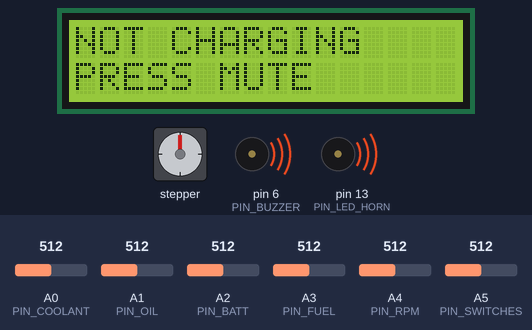
A sketch run on a simulated Arduino Uno, built with avr-gcc and run on an emulated ATmega328P. Shown: stepper motor, 16×2 character LCD, buzzer (waves = sounding, pin HIGH). Wiring (inferred from the names in the program): stepper motor (2048 steps per turn assumed): coils pin 2, pin 3, pin 4, pin 5. The inputs (shaded band) are chosen by the test bench; at power-on: A2 (PIN_BATT) = 512, A0 (PIN_COOLANT) = 512, A5 (PIN_SWITCHES) = 512, A1 (PIN_OIL) = 512, A3 (PIN_FUEL) = 512, A4 (PIN_RPM) = 512. What the sketch prints to the serial monitor is not drawn.

Above: at 1.5 s.
1.6 s: A2 (PIN_BATT) set to 665
4.6 s: A2 (PIN_BATT) set to 690
At 6.5 s:
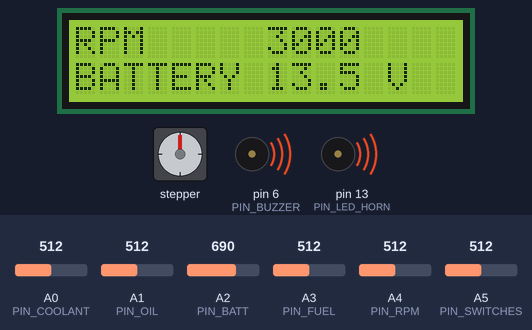
7.6 s: A0 (PIN_COOLANT) set to 434
At 10.0 s:
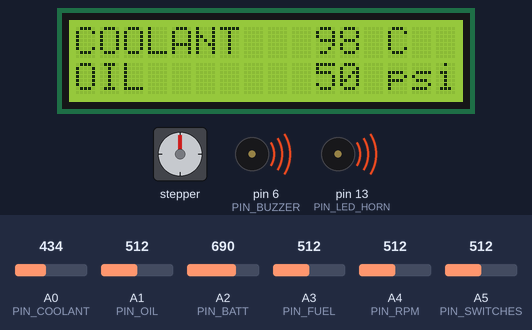
10.6 s: A0 (PIN_COOLANT) set to 411
At 13.3 s:
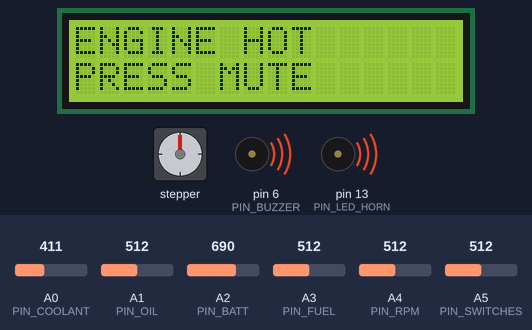
13.6 s: A5 (PIN_SWITCHES) set to 594
15.1 s: A5 (PIN_SWITCHES) set to 619
At 16.9 s:
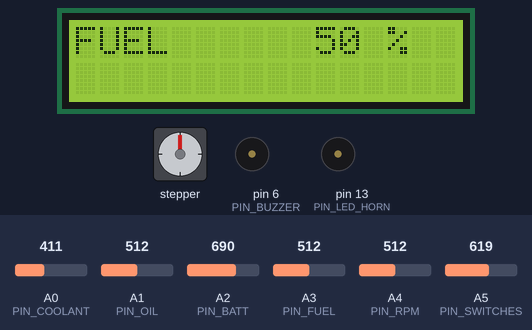
Timing chart, 0 to 18.4 s (numbered marks = the images above; inputs shaded):
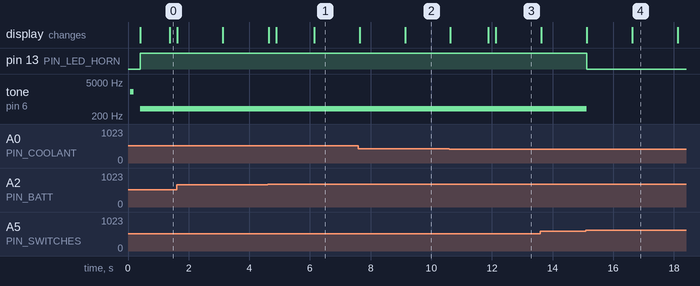

Measured:
- the behaviour switches between 675 and 676 on A2 (PIN_BATT) (found by bisection; images 0 and 1)
- the behaviour switches between 421 and 420 on A0 (PIN_COOLANT) (found by bisection; images 2 and 3)
- the behaviour switches between 607 and 608 on A5 (PIN_SWITCHES) (found by bisection; images 3 and 4)
- after the input at 4.6 s, the display: first differs from a run without the input after 0.28 s (image 1 shows a later state)
- after the input at 15.1 s, pin 13 (PIN_LED_HORN): HIGH → LOW at once; tone on pin 6 (PIN_BUZZER): 400 Hz → silent at once; the display: first changes at once (image 4 shows a later state)

The sketch:

jeep-dash-sim.ino
```cpp
// Jeep dash simulator for Tinkercad Circuits (Arduino Uno R3).
//
// Stands in for the ESP32-S3 JeepDash from the guide: five gauges, the alarms and the buzzer.
// It also has dash switches for the hazard lights, fog lights and a few accessories. There are no
// headlight, brake or turn signal circuits in it.
// Potentiometers play the sensors, push buttons play the switches, LEDs play the loads.
// Wiring and a test script: docs/tinkercad/README.md
//
// Values marked "guide" come from the JeepDash calibration defaults and the charging notes.
// Values marked "assumed" are not in the guide, so change them freely.

#include <LiquidCrystal.h>

// ------------------------------------------------------------------ pins
const uint8_t PIN_COOLANT = A0;
const uint8_t PIN_OIL     = A1;
const uint8_t PIN_BATT    = A2;
const uint8_t PIN_FUEL    = A3;
const uint8_t PIN_RPM     = A4;
const uint8_t PIN_SWITCHES = A5;   // all six buttons share this pin through a resistor ladder
const uint8_t PIN_LED_HAZARD = 2;
const uint8_t PIN_LED_FOG    = 3;
const uint8_t PIN_LED_BAR    = 4;
const uint8_t PIN_LED_WIPER  = 5;
const uint8_t PIN_BUZZER     = 6;
const uint8_t PIN_LED_HORN   = 13;

LiquidCrystal lcd(12, 11, 10, 9, 8, 7);   // RS, E, D4, D5, D6, D7

// ------------------------------------------------------------------ settings
// guide: JeepDash calibration defaults
const float NTC_R25      = 10000.0;   // coolant sensor ohms at 25 C
const float NTC_BETA     = 3950.0;
const float NTC_PULLUP   = 1000.0;    // ohms from the supply to the sensor junction
const float OIL_PSI_MAX  = 100.0;     // 0.5-4.5 V transducer
const float FUEL_V_EMPTY = 7.0;       // sender wire volts, the guide's "not measured yet" defaults
const float FUEL_V_FULL  = 1.0;
const float TEMP_WARN_C  = 100.0;
const unsigned long FAULT_HOLD_MS = 3000;   // "OIL SENSOR?" appears after 3 seconds

// guide: charging notes (below about 13.2 V at idle, above about 14.8 V is a bad regulator)
const float BATT_LOW_V  = 13.2;
const float BATT_HIGH_V = 14.8;

// assumed
const float OIL_WARN_PSI       = 10.0;
const int   ENGINE_RUNNING_RPM = 500;
const int   PULSES_PER_REV     = 2;      // 4 cylinders, one coil: two sparks per revolution
const unsigned long ALARM_HOLD_MS = 1000;
const int   HORN_HZ = 400;

// What a full turn of each potentiometer stands for. The real build divides 12 V down for the
// ESP32 ADC; the Uno reads up to 5 V, so the simulator just rescales instead.
const float ADC_VREF       = 5.0;
const float BATT_POT_MAX_V = 20.0;
const float FUEL_POT_MAX_V = 8.0;
const int   RPM_POT_MAX    = 6000;

const unsigned long FLASH_HALF_MS = 330;    // hazard flasher, about 90 flashes a minute
const unsigned long PAGE_MS       = 1500;   // how long each LCD page stays up

// ------------------------------------------------------------------ switches
// Six push buttons on one analog pin. Each button joins the pin to ground through its own
// resistor, with a 10k pull-up to 5V, so each one gives a different voltage.
enum { SW_NONE, SW_HAZARD, SW_FOG, SW_BAR, SW_WIPER, SW_HORN, SW_MUTE, SW_COUNT };
const long LADDER_PULLUP = 10000;
const long LADDER_OHMS[SW_COUNT - 1] = { 0, 1000, 2200, 4700, 10000, 22000 };

// Which button is down, from the raw reading: the nearest expected value wins
uint8_t decodeSwitch(int raw) {
  uint8_t best = SW_NONE;
  int bestGap = 1023 - raw;   // distance from "nothing pressed"
  for (uint8_t i = 0; i < SW_COUNT - 1; i++) {
    int expect = (int)(1023L * LADDER_OHMS[i] / (LADDER_PULLUP + LADDER_OHMS[i]));
    int gap = abs(raw - expect);
    if (gap < bestGap) { bestGap = gap; best = i + 1; }
  }
  return best;
}

uint8_t swRaw = SW_NONE;        // what the pin says right now
uint8_t swHeld = SW_NONE;       // the debounced button
uint8_t swPressed = SW_NONE;    // set for one loop when a button goes down
unsigned long swChangedAt = 0;

bool hazard = false;
bool fog = false;
bool lightBar = false;
bool wipers = false;
bool horn = false;              // only while the horn button is held
bool muted = false;

void updateSwitches() {
  uint8_t now = decodeSwitch(analogRead(PIN_SWITCHES));
  if (now != swRaw) { swRaw = now; swChangedAt = millis(); }
  swPressed = SW_NONE;
  if (swRaw != swHeld && millis() - swChangedAt >= 30) {
    swHeld = swRaw;
    if (swHeld != SW_NONE) swPressed = swHeld;
  }
  horn = swHeld == SW_HORN;

  if (swPressed == SW_HAZARD) hazard = !hazard;
  if (swPressed == SW_FOG)    fog = !fog;
  if (swPressed == SW_BAR)    lightBar = !lightBar;
  if (swPressed == SW_WIPER)  wipers = !wipers;
}

// ------------------------------------------------------------------ sensors
struct Readings {
  float tempC;  bool tempFault;
  float oilPsi; bool oilFault;
  int   rpm;
  float battV;
  float fuelV;  int fuelPct;
};
Readings r = { 0, false, 0, false, 0, 0, 0, 0 };

int readAvg(uint8_t pin) {
  long sum = 0;
  for (uint8_t i = 0; i < 8; i++) sum += analogRead(pin);
  return (int)(sum / 8);
}

void readSensors() {
  // Coolant: NTC to ground under a pull-up. An unplugged sensor pulls the junction to the rail.
  int c = readAvg(PIN_COOLANT);
  r.tempFault = c < 20 || c > 1003;
  if (!r.tempFault) {
    float v = c * ADC_VREF / 1023.0;
    float ohms = NTC_PULLUP * v / (ADC_VREF - v);
    r.tempC = 1.0 / (1.0 / 298.15 + log(ohms / NTC_R25) / NTC_BETA) - 273.15;
  }

  // Oil: 0.5-4.5 V is 0 to OIL_PSI_MAX. Outside 0.25-4.75 V the sensor is unplugged or shorted.
  float ov = readAvg(PIN_OIL) * ADC_VREF / 1023.0;
  r.oilFault = ov < 0.25 || ov > 4.75;
  r.oilPsi = constrain((ov - 0.5) / 4.0 * OIL_PSI_MAX, 0.0, OIL_PSI_MAX);

  r.battV = readAvg(PIN_BATT) * BATT_POT_MAX_V / 1023.0;

  r.fuelV = readAvg(PIN_FUEL) * FUEL_POT_MAX_V / 1023.0;
  r.fuelPct = (int)constrain((r.fuelV - FUEL_V_EMPTY) / (FUEL_V_FULL - FUEL_V_EMPTY) * 100.0 + 0.5, 0.0, 100.0);

  // The real build counts coil pulses on the optocoupler. Here a pot sets the RPM directly.
  r.rpm = (int)(((long)readAvg(PIN_RPM) * RPM_POT_MAX / 1023L) / 10L * 10L);
}

// ------------------------------------------------------------------ alarms
enum { AL_OIL_LOW, AL_HOT, AL_NO_CHARGE, AL_OVERCHARGE, AL_OIL_SENSOR, AL_TEMP_SENSOR, AL_COUNT };
const char* const ALARM_TEXT[AL_COUNT] = {
  "LOW OIL PRESSURE", "ENGINE HOT", "NOT CHARGING", "OVERCHARGING", "OIL SENSOR?", "TEMP SENSOR?"
};

bool alarmOn[AL_COUNT];
bool alarmPending[AL_COUNT];
unsigned long alarmSince[AL_COUNT];
uint8_t activeCount = 0;

// An alarm only fires once its condition has held for holdMs, so a blip does not beep.
void setAlarm(uint8_t a, bool cond, unsigned long holdMs) {
  if (!cond) { alarmPending[a] = false; alarmOn[a] = false; return; }
  if (!alarmPending[a]) { alarmPending[a] = true; alarmSince[a] = millis(); }
  if (millis() - alarmSince[a] >= holdMs) alarmOn[a] = true;
}

void evaluateAlarms() {
  bool running = r.rpm >= ENGINE_RUNNING_RPM;
  setAlarm(AL_OIL_SENSOR,  r.oilFault, FAULT_HOLD_MS);
  setAlarm(AL_TEMP_SENSOR, r.tempFault, FAULT_HOLD_MS);
  setAlarm(AL_OIL_LOW,     running && !r.oilFault && r.oilPsi < OIL_WARN_PSI, ALARM_HOLD_MS);
  setAlarm(AL_HOT,         !r.tempFault && r.tempC >= TEMP_WARN_C, ALARM_HOLD_MS);
  setAlarm(AL_NO_CHARGE,   running && r.battV < BATT_LOW_V, ALARM_HOLD_MS);
  setAlarm(AL_OVERCHARGE,  running && r.battV > BATT_HIGH_V, ALARM_HOLD_MS);

  activeCount = 0;
  for (uint8_t i = 0; i < AL_COUNT; i++) if (alarmOn[i]) activeCount++;
  if (activeCount == 0) muted = false;   // the mute lasts until the problem clears
}

int toneNow = 0;

// The one piezo is both the alarm buzzer and the horn. The horn wins while its button is held.
void updateBuzzer() {
  int want = 0;
  if (horn) want = HORN_HZ;
  else if (activeCount > 0 && !muted && (millis() % 1000UL) < 200UL) want = 2000;
  if (want != toneNow) {
    if (want) tone(PIN_BUZZER, want); else noTone(PIN_BUZZER);
    toneNow = want;
  }
}

// ------------------------------------------------------------------ accessories
void updateLoads() {
  bool flashOn = (millis() / FLASH_HALF_MS) % 2 == 0;
  digitalWrite(PIN_LED_HAZARD, (hazard && flashOn) ? HIGH : LOW);
  digitalWrite(PIN_LED_FOG, fog ? HIGH : LOW);
  digitalWrite(PIN_LED_BAR, lightBar ? HIGH : LOW);
  digitalWrite(PIN_LED_WIPER, wipers ? HIGH : LOW);
  digitalWrite(PIN_LED_HORN, horn ? HIGH : LOW);
}

// ------------------------------------------------------------------ display
void showLines(const char* top, const char* bottom) {
  char buf[17];
  snprintf(buf, sizeof buf, "%-16s", top);
  lcd.setCursor(0, 0);
  lcd.print(buf);
  snprintf(buf, sizeof buf, "%-16s", bottom);
  lcd.setCursor(0, 1);
  lcd.print(buf);
}

// The screen rotates through three pages. While an alarm is active, an alarm page is slotted in
// between them, one alarm at a time.
void drawDisplay() {
  char a[17], b[17];
  unsigned long slot = millis() / PAGE_MS;

  if (activeCount > 0 && slot % 2 == 0) {
    uint8_t want = (uint8_t)((slot / 2) % activeCount), seen = 0;
    for (uint8_t i = 0; i < AL_COUNT; i++) {
      if (!alarmOn[i]) continue;
      if (seen++ == want) { showLines(ALARM_TEXT[i], muted ? "MUTED" : "PRESS MUTE"); return; }
    }
  }

  uint8_t page = (uint8_t)((activeCount > 0 ? slot / 2 : slot) % 3);
  if (page == 0) {
    if (r.tempFault) snprintf(a, sizeof a, "COOLANT    ---");
    else snprintf(a, sizeof a, "COOLANT %4d C", (int)floor(r.tempC + 0.5));
    if (r.oilFault) snprintf(b, sizeof b, "OIL        ---");
    else snprintf(b, sizeof b, "OIL     %4d psi", (int)(r.oilPsi + 0.5));
  } else if (page == 1) {
    int tenths = (int)(r.battV * 10.0 + 0.5);
    snprintf(a, sizeof a, "RPM     %4d", r.rpm);
    snprintf(b, sizeof b, "BATTERY %2d.%1d V", tenths / 10, tenths % 10);
  } else {
    // second line lists the switches that are on
    snprintf(a, sizeof a, "FUEL    %4d %%", r.fuelPct);
    snprintf(b, sizeof b, "%s %s %s %s", hazard ? "HAZ" : "   ", fog ? "FOG" : "   ",
             lightBar ? "BAR" : "   ", wipers ? "WIP" : "   ");
  }
  showLines(a, b);
}

void printStatus() {
  Serial.print(F("temp "));
  if (r.tempFault) Serial.print(F("FAULT")); else Serial.print(r.tempC, 1);
  Serial.print(F(" C | oil "));
  if (r.oilFault) Serial.print(F("FAULT")); else Serial.print(r.oilPsi, 1);
  Serial.print(F(" psi | rpm "));
  Serial.print(r.rpm);
  Serial.print(F(" (coil "));
  Serial.print((long)r.rpm * PULSES_PER_REV / 60L);
  Serial.print(F(" Hz) | batt "));
  Serial.print(r.battV, 1);
  Serial.print(F(" V | fuel "));
  Serial.print(r.fuelPct);
  Serial.print(F(" % (sender "));
  Serial.print(r.fuelV, 2);
  Serial.print(F(" V) | on:"));
  if (hazard) Serial.print(F(" hazard"));
  if (fog) Serial.print(F(" fog"));
  if (lightBar) Serial.print(F(" lightbar"));
  if (wipers) Serial.print(F(" wipers"));
  if (horn) Serial.print(F(" horn"));
  if (!hazard && !fog && !lightBar && !wipers && !horn) Serial.print(F(" none"));
  Serial.print(F(" | alarms "));
  if (activeCount == 0) Serial.print(F("none"));
  for (uint8_t i = 0; i < AL_COUNT; i++) {
    if (!alarmOn[i]) continue;
    Serial.print(ALARM_TEXT[i]);
    Serial.print(' ');
  }
  if (muted) Serial.print(F("(muted)"));
  Serial.println();
}

// ------------------------------------------------------------------ main
void setup() {
  Serial.begin(9600);
  lcd.begin(16, 2);

  pinMode(PIN_BUZZER, OUTPUT);
  digitalWrite(PIN_BUZZER, LOW);   // silent while the board boots
  pinMode(PIN_LED_HAZARD, OUTPUT);
  pinMode(PIN_LED_FOG, OUTPUT);
  pinMode(PIN_LED_BAR, OUTPUT);
  pinMode(PIN_LED_WIPER, OUTPUT);
  pinMode(PIN_LED_HORN, OUTPUT);

  showLines("JEEP DASH SIM", "starting...");
  tone(PIN_BUZZER, 2000, 120);     // boot chirp
  delay(300);
  readSensors();
}

void loop() {
  static unsigned long lastSensors = 0, lastLcd = 0, lastSerial = 0;
  unsigned long now = millis();

  updateSwitches();
  if (swPressed == SW_MUTE && activeCount > 0) muted = true;
  if (now - lastSensors >= 100) {
    lastSensors = now;
    readSensors();
    evaluateAlarms();
  }
  updateLoads();
  updateBuzzer();

  if (now - lastLcd >= 250) {
    lastLcd = now;
    drawDisplay();
  }
  if (now - lastSerial >= 1000) {
    lastSerial = now;
    printStatus();
  }
}
```
